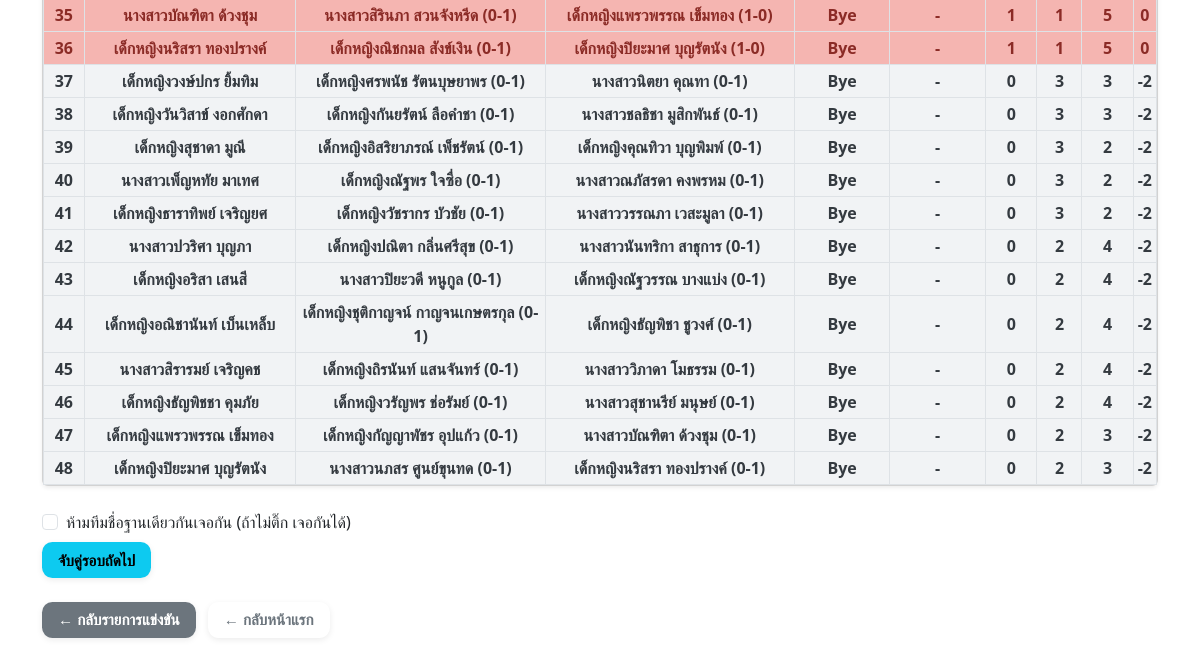
Page /event/1/round/1 (lower part) on the earlier database version.
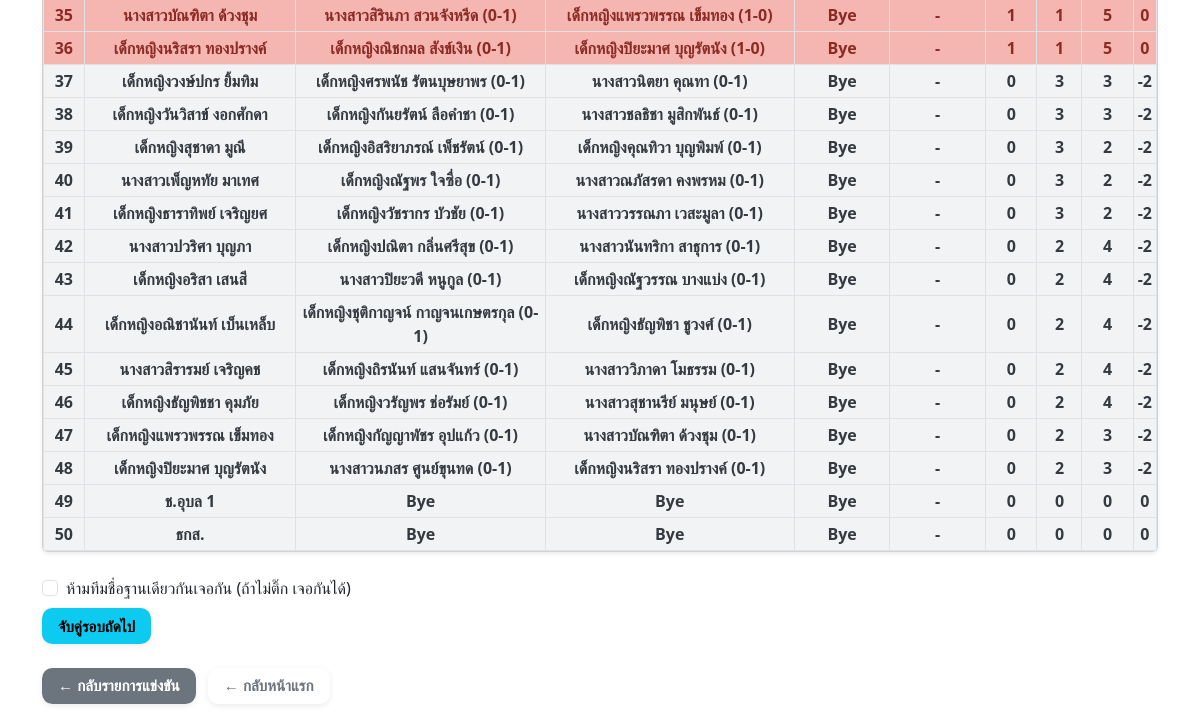
Same page on the later database version.
### models.py (models this page shows)
class Team(db.Model):
    __tablename__ = "teams"
    id = db.Column(db.Integer, primary_key=True)
    name = db.Column(db.String(100), nullable=False)
    event_id = db.Column(db.Integer, db.ForeignKey("events.id"), nullable=False)

### app.py (the view, shortened to what this page needs)
@app.route('/event/<int:event_id>/round/<int:round>', methods=['GET', 'POST'])
def round_matches(event_id, round):
    event = Event.query.get(event_id)
    if event is None:
        flash("ไม่พบรายการแข่งขันนี้", "warning")
        return redirect(url_for("index"))
    try:
        event.logo_list = json.loads(event.logo_filename) if event.logo_filename else []
    except Exception:
        event.logo_list = []
    matches = Match.query.filter_by(event_id=event_id, round=round).order_by(Match.field.asc(), Match.id.asc()).all()
    teams = {team.id: team.name for team in Team.query.filter_by(event_id=event_id).all()}
    auto_assign_field = event.auto_field_enabled
    rounds = db.session.query(Match.round).filter_by(event_id=event_id).distinct().order_by(Match.round).all()
    rounds = [r[0] for r in rounds]
    def generate_field_numbers(event, count):
        prefix = event.field_prefix or ''
        start = event.field_start or 1
        max_field = event.field_max or 16
        exclude_str = event.field_exclude or ''
        exclude = set(x.strip() for x in exclude_str.split(',') if x.strip())
        fields = []
        num = start
        while len(fields) < count and num < start + max_field * 10:
            field_name = f"{prefix}{num}"
            if field_name not in exclude:
                fields.append(field_name)
            num += 1
        return fields
    standings = calculate_standings(event_id)
    total_rounds = event.rounds if event.rounds else db.session.query(db.func.max(Match.round)).filter(Match.event_id == event_id).scalar() or 1
    auto_fields = generate_field_numbers(event, len(matches)) if auto_assign_field else []
    all_current_round_locked = bool(matches) and all(m.is_locked for m in matches)
    is_last_configured_round = bool(total_rounds) and round >= total_rounds
    return render_template(
        "round_matches.html",
        event=event,
        matches=matches,
        teams=teams,
        round=round,
        standings=standings,
        total_rounds=total_rounds,
        auto_assign_field=auto_assign_field,
        auto_fields=auto_fields,
        error_message=None,
        selected_round=round,  # ✅ ส่งตัวแปรนี้ไปให้ HTML
        all_current_round_locked=all_current_round_locked,
        is_last_configured_round=is_last_configured_round,
    )

### app.py (called while the page is built)
def get_current_lang():
    lang = request.args.get("lang") or session.get("lang") or "th"
    if lang not in SUPPORTED_LANGS:
        lang = "th"
    session["lang"] = lang
    return lang

@app.context_processor
def inject_i18n():
    lang = get_current_lang()
    return {
        "current_lang": lang,
        "supported_langs": SUPPORTED_LANGS,
        "text_translations": TEXT_TRANSLATIONS,
        "t": lambda key: translate(key, lang),
    }

### i18n.py (called while the page is built)
def translate(key, lang="th"):
    table = TRANSLATIONS.get(key, {})
    return table.get(lang) or table.get("th") or key

### standings.py (called while the page is built)
def safe_int(val):
    try:
        return int(val)
    except:
        return 0

### templates/round_matches.html (shortened to what this page needs)
{% import 'macros.html' as macros %}
{% extends 'base.html' %}
{% block content %}
<div class="container mb-4">
  <div class="card mb-4 shadow-sm">
    <div class="card-body p-0">
      {% if standings %}
      <div class="table-responsive">
        <table class="table table-bordered table-sm align-middle text-center mb-0">
          <tbody>
            {% for team in standings %}
            <tr class="{{ macros.score_class(team.score) }}" style="font-weight: bold">
              <td>{{ loop.index }}</td>
              <td class="{{ macros.score_class(team.score) }}" style="font-weight: bold">
                {{ team.team_name }}
              </td>
              {% for i in range(1, event.rounds + 1) %}
              <td class="{{ macros.score_class(team.score) }}" style="font-weight: bold">
                {{ team["VS_Round" ~ i] if team["VS_Round" ~ i] else '-' }}
              </td>
              {% endfor %}
              <td class="{{ macros.score_class(team.score) }}" style="font-weight: bold">
                {{ team.score }}
              </td>
              <td class="{{ macros.score_class(team.score) }}" style="font-weight: bold">
                {{ team.buchholz }}
              </td>
              <td class="{{ macros.score_class(team.score) }}" style="font-weight: bold">
                {{ team.final_buchholz }}
              </td>
              <td class="{{ macros.score_class(team.score) }}" style="font-weight: bold">
                {{ team.point_diff }}
              </td>
            </tr>
            {% endfor %}
          </tbody>
        </table>
      </div>
      {% else %}
      <p class="p-3">ยังไม่มีตารางคะแนน</p>
      {% endif %}
    </div>
  </div>
  <form method="post" action="{{ url_for('pair_next_round', event_id=event.id) }}">
    <div class="form-check mb-2">
      <input class="form-check-input" type="checkbox" name="separate_same_name" id="separate_same_name">
      <label class="form-check-label" for="separate_same_name">
        ห้ามทีมชื่อฐานเดียวกันเจอกัน (ถ้าไม่ติ๊ก เจอกันได้)
      </label>
    </div>
    <button type="submit" class="btn btn-info mb-4">จับคู่รอบถัดไป</button>
  </form>
  <div class="mb-4">
    <a href="{{ url_for('event_detail', event_id=event.id) }}" class="btn btn-secondary me-2">← กลับรายการแข่งขัน</a>
    <a href="{{ url_for('index') }}" class="btn btn-outline-secondary">← กลับหน้าแรก</a>
  </div>
</div>
{% endblock %}

Differences in the rows shown:
added Team: team_name "ช.อุบล 1", team "Bye" "Bye" "Bye" "-", score "0", buchholz "0", final_buchholz "0", point_diff "0"
added Team: team_name "ธกส.", team "Bye" "Bye" "Bye" "-", score "0", buchholz "0", final_buchholz "0", point_diff "0"
